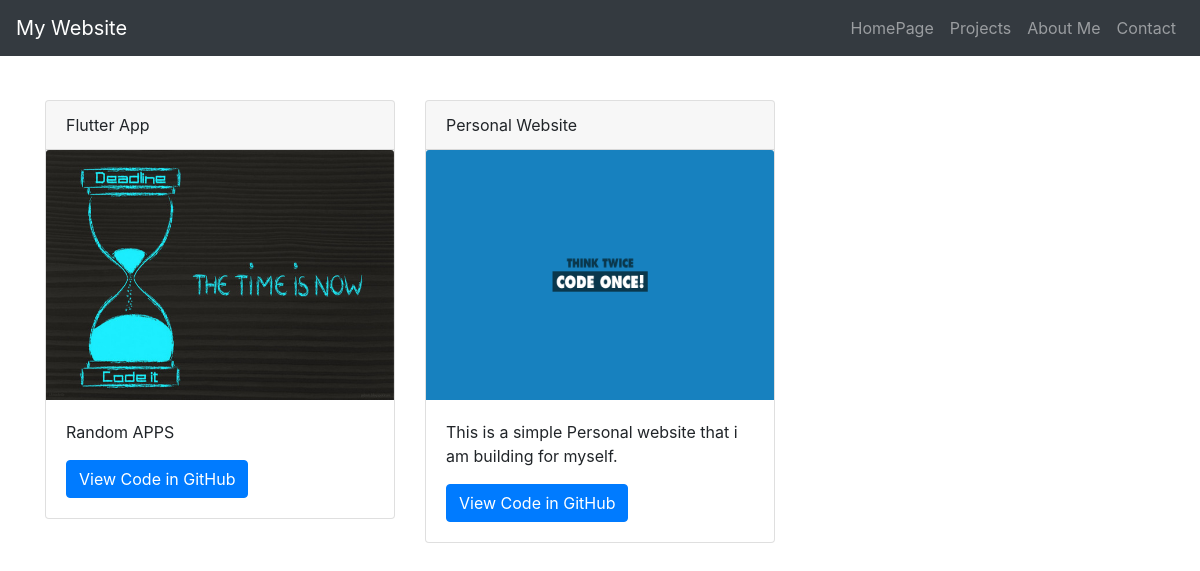
The app's page /projects/, older data.
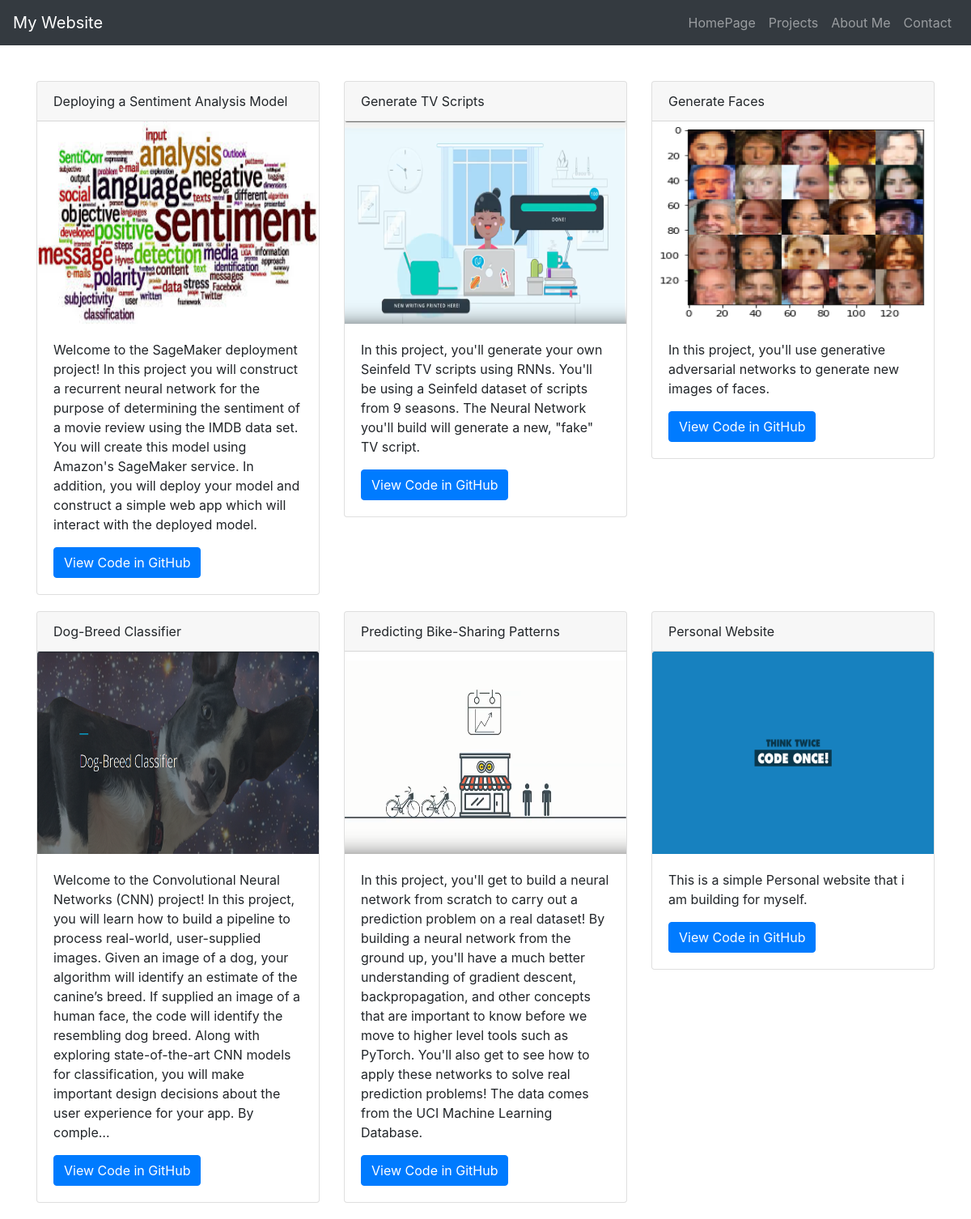
The same page, newer data.
### mainapp/models.py (models this page shows, shortened)
class Project(models.Model):
    project_title = models.CharField(max_length = 150)
    pub_date = models.DateTimeField('date published')
    project_url = models.URLField(max_length = 200)
    project_description = models.TextField()
    project_title_image = models.ImageField(upload_to = 'images/')

### mainapp/views.py (the view)
# urls.py: path('projects/',views.projects,name='projects'),
def projects(request):
    projects_list = Project.objects.order_by('-pub_date').all()
    context = {
        'projects_list':projects_list
    }
    return render(request,'mainapp/projects.html',context)

### mainapp/templates/mainapp/projects.html
{% extends 'mainapp/base.html' %}
{% block content %}
    <div class="container" style="margin-top: 100px;">
        <div class="row">
            {% for project in projects_list %}
                <div class="col-sm-4">
                    <div class="card " style="margin-bottom: 20px; min-height: 400px;">
                        <div class="card-header">
                            {{project.project_title}}
                        </div>
                        <img src="{{ project.project_title_image.url }}" class="card-img-top" alt="TEXTED" style="height: 250px; width: auto; ">
                        <div class="card-body">
                            <p>{{project.project_description | truncatechars:500}}</p>
                            <a href="{{project.project_url}}" target="_blank" class="btn btn-primary" >View Code in GitHub</a>
                        </div>
                    </div>
                </div>
            {% endfor %}
        </div>
    </div>
{% endblock %}

### mainapp/templates/mainapp/base.html (shortened to what this page needs)
<!doctype html>
<html lang="en">
  <head>
    <link rel="stylesheet" href="https://stackpath.bootstrapcdn.com/bootstrap/4.3.1/css/bootstrap.min.css">
  </head>
  <body>
    <nav class = "navbar navbar-dark bg-dark fixed-top navbar-expand-lg">
        <a href="#" class = "navbar-brand">My Website</a>
        <div class = "collapse navbar-collapse" id = "navbarCollapse">
            <ul class="navbar-nav ml-auto">
                <li class="navbar-item">
                    <a href="{% url 'mainapp:home' %}" class="nav-link">HomePage</a>
                </li>
                <li class="navbar-item">
                    <a href="{% url 'mainapp:projects' %}" class="nav-link">Projects</a>
                </li>
                <li class="navbar-item">
                    <a href="#" class="nav-link">About Me</a>
                </li>
                <li class="navbar-item">
                    <a href="#" class="nav-link">Contact</a>
                </li>
            </ul>
        </div>
    </nav>
    {% block content %}
    {% endblock %}
  </body>
</html>

Row changes from the older to the newer data that the page shows:
removed Project: project_title "Flutter App", project_title_image (picture), project_description "Random APPS"
added Project: project_title "Deploying a Sentiment Analysis Model", project_title_image (picture), project_description "Welcome to the SageMaker deployment project! In this project you will construct a recurrent neural network for the purpose of determining the sentiment of a movie review using the IMDB data set. You will create this model using Amazon's SageMaker service. In addition, you will deploy your model and construct a simple web app which will interact with the deployed model."
added Project: project_title "Generate TV Scripts", project_title_image (picture), project_description "In this project, you'll generate your own Seinfeld TV scripts using RNNs. You'll be using a Seinfeld dataset of scripts from 9 seasons. The Neural Network you'll build will generate a new, \"fake\" TV script."
added Project: project_title "Generate Faces", project_title_image (picture), project_description "In this project, you'll use generative adversarial networks to generate new images of faces."
added Project: project_title "Dog-Breed Classifier", project_title_image (picture), project_description "Welcome to the Convolutional Neural Networks (CNN) project! In this project, you will learn how to build a pipeline to process real-world, user-supplied images. Given an image of a dog, your algorithm will identify an estimate of the canine’s breed. If supplied an image of a human face, the code will identify the resembling dog breed. Along with exploring state-of-the-art CNN models for classification, you will make important design decisions about the user experience for your app. By comple…"
added Project: project_title "Predicting Bike-Sharing Patterns", project_title_image (picture), project_description "In this project, you'll get to build a neural network from scratch to carry out a prediction problem on a real dataset! By building a neural network from the ground up, you'll have a much better understanding of gradient descent, backpropagation, and other concepts that are important to know before we move to higher level tools such as PyTorch. You'll also get to see how to apply these networks to solve real prediction problems! The data comes from the UCI Machine Learning Database."
